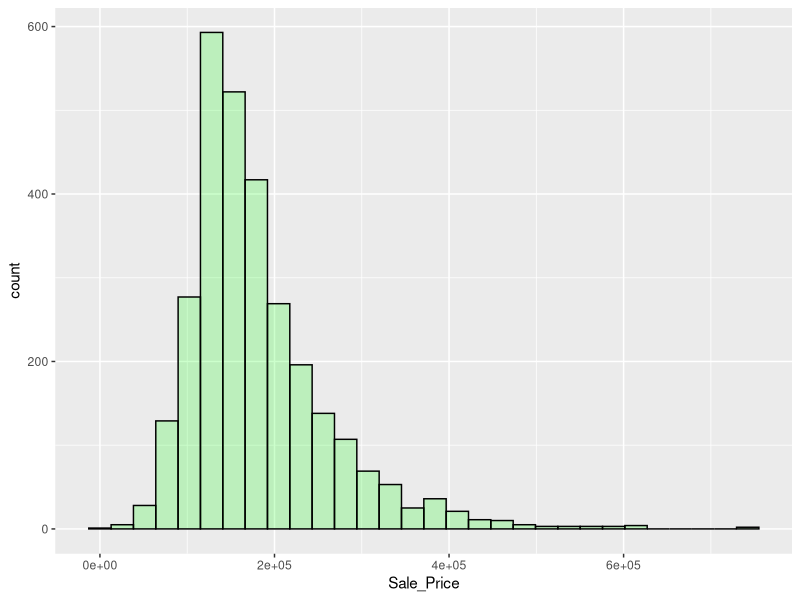
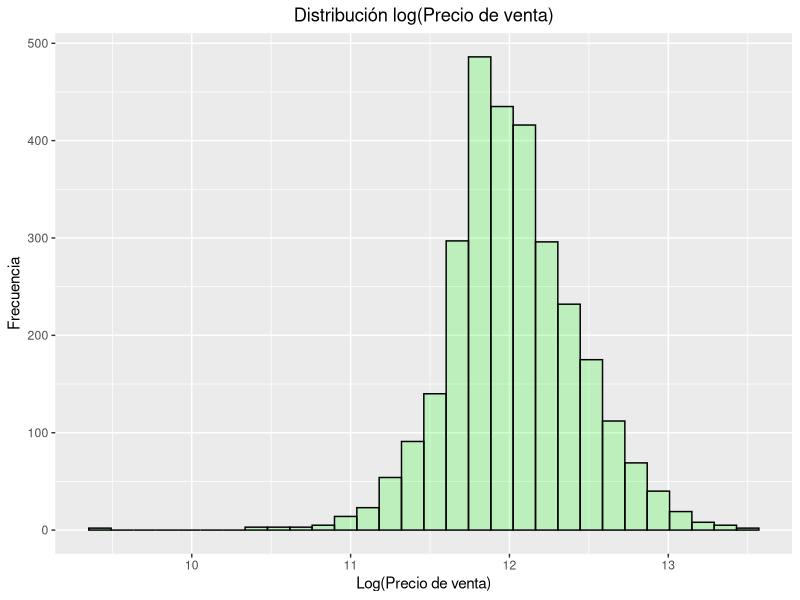
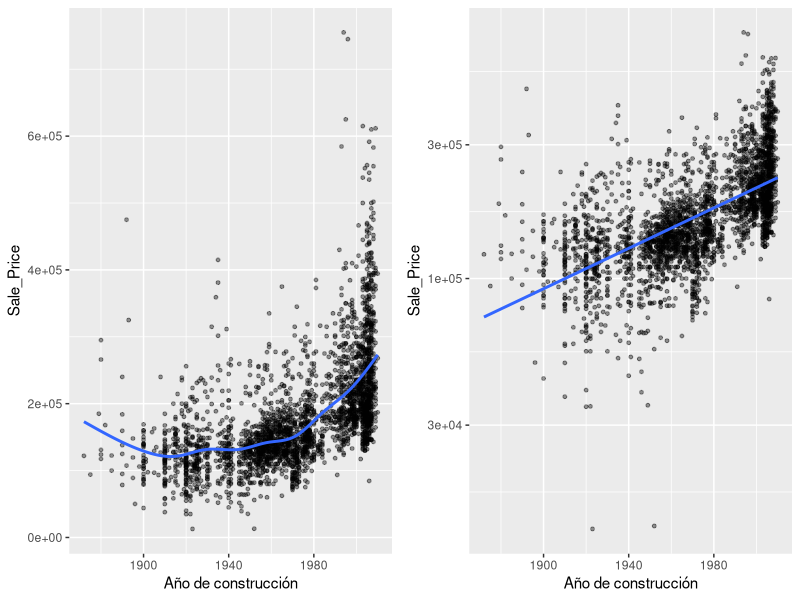
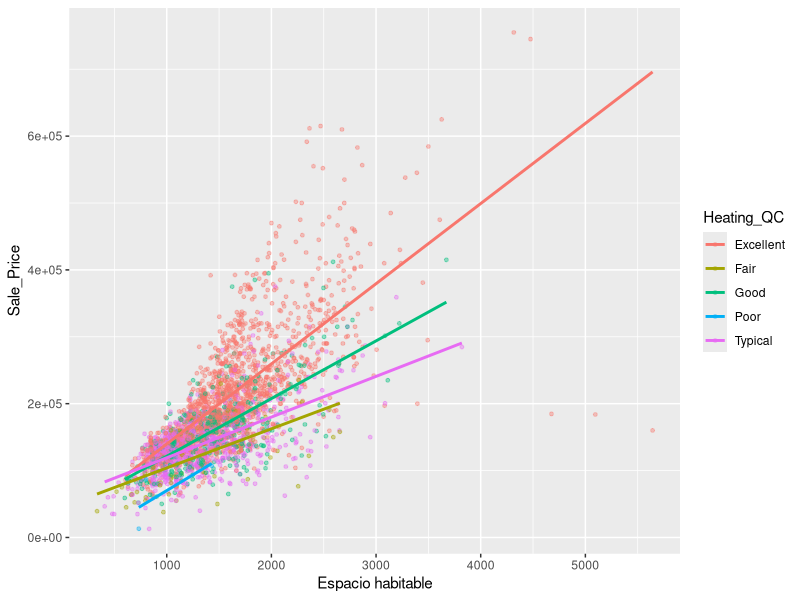
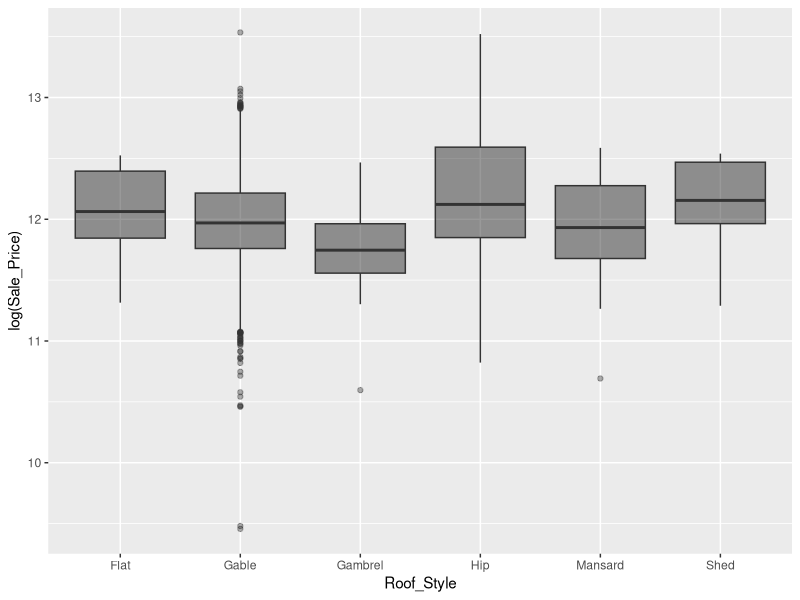

These charts were generated, in order, by the following R code: (Note: this script raises an error after producing the figures.)
## ---- chunk 1
knitr::opts_chunk$set(echo = TRUE)
## ---- chunk 2
rm(list=ls())				 #Limpia todos los objetos creados en R
graphics.off()			 #Limpia los gráficos
options(digits = 3)  #Dígitos después del punto para observar (décimas, centésimas,...)
set.seed(12345)      #Fijar semilla de aleatoriedad
# setwd("C:/Users/color/Downloads/Marketing/LAB2_IN5602") #Fijar directorio de preferencia
## ---- chunk 3
library(readr)     #Para leer CSV
library(glmnet)    #Para ajustar modelo lineal
library(corrplot)  #Para realizar correlogramas
library(dplyr)     #Para manipulación de datos
library(ggplot2)   #Para gráficos
library(caret)     #Para validar y entrenar los modelos
library(knitr) 
## ---- chunk 4
Casas <- read.csv("Casas.csv")
kable(Casas[1:5,1:9]) #kable crea una tabla head(Casas) sirve para visualiar la data
## ---- chunk 5

# Construimos un vector que esta formado por números de filas aleatoriamente
index <- sample(1:nrow(Casas), size= nrow(Casas)*0.7)
# Base de entrenamiento: del total de datos, tomamos las filas aletorizadas que tienen datos en index
train <- Casas[index, ]
# Anteponiendo el "-" escogemos las filas en de la base que no están en index 
test  <- Casas[-index, ]
## ---- chunk 6

ggplot(data=Casas)+ #Se define un gráfico con ggplot()
  aes(x=Sale_Price)+ #Solo le ingresamos el eje "x" para un histograma
  geom_histogram(col="black", fill="green", alpha = 0.2) # Se define la forma del gráfico. "col" pinta el contorno, "fill" el entorno y "alpha" entrega transparencia 
## ---- chunk 7

ggplot(data=Casas)+
  aes(x=log(Sale_Price))+
  geom_histogram(col="black", fill="green", alpha=0.2)+
  xlab("Log(Precio de venta)")+ #Etiqueta para el eje x
  ylab("Frecuencia")+ #Etiqueta para el eje y
  ggtitle("Distribución log(Precio de venta)")+ #Título del gráfico
  theme(plot.title = element_text(hjust = 0.5)) #centra el título en el gráfico. Lo ajusta en la posición horizontal (hjust = 0.5)
## ---- chunk 8
#R no siempre interpreta bien la naturaleza de las variables: Roof_Style y Heating_QC son factores, pero están como character(string)

#en train
train$Roof_Style=as.factor(train$Roof_Style)
train$Heating_QC=as.factor(train$Heating_QC)
#en test
test$Roof_Style=as.factor(test$Roof_Style)
test$Heating_QC=as.factor(test$Heating_QC)

## ---- chunk 9

library(gridExtra) #Para unir gráficas
g1 <- ggplot(Casas) +
  aes(x=Year_Built, y=Sale_Price) +
  geom_point(size=1, alpha=0.4) + #"size" aumenta el tamaño de los puntos, "alpha" da transparencia
  geom_smooth(se=FALSE) + #Agregamos un ajuste no lineal sobre los puntos. "se" integra errores estándares
  xlab("Año de construcción")


g2 <- ggplot(Casas) +
  aes(x=Year_Built, y=Sale_Price) +
  geom_point(size = 1, alpha = .4) + 
  geom_smooth(method = "lm", se = FALSE) + #Agregamos un ajuste lineal sobre los puntos.
  scale_y_log10() + # "scale_y_log10" transforma el eje "y" a logaritmo.
  xlab("Año de construcción") 

grid.arrange(g1, g2, nrow = 1) #une las  gráficas. 
## ---- chunk 10

ggplot(Casas) +
  aes(x=Gr_Liv_Area, y=Sale_Price, col=Heating_QC)+ #Se agrega una dimensión de colores "col".
  geom_point(size=1, alpha=0.4) +
  geom_smooth(se=FALSE, method="lm") +
  xlab("Espacio habitable") 

## ---- chunk 11

ggplot(Casas) +
  aes(x=Roof_Style, y=log(Sale_Price)) +
  geom_boxplot(alpha=0.4, fill="black") #cambiamos el tipo de gráfico

## ---- chunk 12

train.lm <- train(form = Sale_Price ~ Year_Built+Gr_Liv_Area+Roof_Style+Heating_QC, #Fórmula
  data = train, #Datos
  method = "lm", #Algoritmo 
  trControl = trainControl(method = "cv", number = 5) #Method = cross validation, number=10 (k-fold) 
)

test.lm  <- predict(train.lm , newdata=test) #Vector de datos predichos. Recibe una base de datos (newdata) y un modelo entrenado (train.lm)
error.lm <- test$Sale_Price-test.lm #Calcular los errores de predicción (dato real - dato estimado)

## ---- chunk 13

#Ejecutar MARS (Multivariate adaptive regression spline)
train.mars <- train(form = Sale_Price ~ Year_Built+Gr_Liv_Area+Roof_Style+Heating_QC, 
                    data=train, 
                    method="earth", #MARS
                    trControl = trainControl("cv", number=5),
                    preProcess = c("center","scale"), #Pre-procesa datos. "center" resta el promedio de las variables, "scale" las divide por la desviación estandar. Esto ayuda para el tratamiento de outliers.
                    tuneLength = 5 #Indica que pruebe diferentes valores por default para el parámetro principal
)
print(train.mars)
ggplot(train.mars)
test.mars  <- predict(train.mars, newdata=test) #Vector de datos predichos 
error.mars <- test$Sale_Price-test.mars #(dato real - dato estimado)
## ---- chunk 14

### Ejecutar KNN
train.knn <- train(Sale_Price ~ Year_Built+Gr_Liv_Area+Roof_Style+Heating_QC, 
                   data=train, method="knn",  
                   trControl = trainControl("cv", number=5),
                   preProcess = c("center","scale"),
                   tuneLength = 5 
)

print(train.knn)
ggplot(train.knn)
test.knn  <- predict(train.knn, newdata=test) 
error.knn <- test$Sale_Price-test.knn
## ---- chunk 15

### Ejecutar CART (Classification and Regression Trees)
train.cart <- train(Sale_Price ~ Year_Built+Gr_Liv_Area+Roof_Style+Heating_QC, 
                    data=train, method="rpart2",  
                    trControl = trainControl("cv", number=5),
                    preProcess = c("center","scale"),
                    tuneLength = 5
)
print(train.cart)
ggplot(train.cart)
test.cart  <- predict(train.cart, newdata=test)
error.cart <- test$Sale_Price-test.cart 
## ---- chunk 16

### Ejecutar Random Forest
train.randomf <- train(Sale_Price ~ Year_Built+Gr_Liv_Area+Roof_Style+Heating_QC, 
                       data=train, method="rf",  
                       trControl = trainControl("cv", number=5),
                       preProcess = c("center","scale"),
                       tuneLength = 5 
)
print(train.randomf)
ggplot(train.randomf)
test.randomf  <- predict(train.randomf, newdata=test) 
error.randomf <- test$Sale_Price-test.randomf
## ---- chunk 17

sales.test <- data.frame(lm=test.lm, mars=unname(test.mars),  knn=test.knn,  cart=test.cart,  rf=test.randomf, sales=test$Sale_Price)
error.test <- data.frame(lm=error.lm, mars=unname(error.mars), knn=error.knn, cart=error.cart, rf=error.randomf)

summary(abs(error.test))
summary(error.test)
boxplot(abs(subset(error.test, select=-lm))); title(main="ML models", sub="Forecasting Absolute Errors")
boxplot(subset(error.test, select=-lm)); title(main="ML models", sub="Forecasting Errors")

## ---- chunk 18
# Construcción de la sub-base

Casas <- Casas[,c("Sale_Price", "Street", "Lot_Shape", "Exter_Cond", "Central_Air", "Garage_Area", "Kitchen_Qual", "Year_Built", "Gr_Liv_Area", "Roof_Style", "Heating_QC")]

# Para evitar problemas pasamos los atributos de tipo
# categóricos a factores
for (col in colnames(Casas)){
  # Si no forma parte de los numéricos 
  if (!col %in% c("Garage_Area", "Gr_Liv_Area", "Year_Built")){
    Casas[[col]] <- as.factor(Casas[[col]])
  }
}

# Pasamos la variable dependiente (Sales Prices) a numerica
Casas$Sale_Price = as.numeric(Casas$Sale_Price)

# Tampoco tiene sentido el año numéricamente, pero son demasiados factores para analizarlo como tal. Por ende, vamos a transformar este atrbibuto a la distancia entre el último año en la base con la columna en cuestión, con lo que tendremos una diferencia de años que sí tiene sentido numéricamente para comparar
Casas$Year_Built <- max(Casas$Year_Built) - Casas$Year_Built

# Vemos las descripciones de los atributos
str(Casas)
## ---- chunk 19

# samples aleatorio
index <- sample(1:nrow(Casas), size= nrow(Casas)*0.7)

# entrenamiento 70%
train <- Casas[index, ]
# test 30%
test  <- Casas[-index, ]

## ---- chunk 20
#Corra 1 modelo de regresión lineal y 2 modelos de Machine Learning vistos en la clase con la base de datos reducida,  para predecir el precio de las casas.

train.lm <- train(form = Sale_Price ~ ., #Fórmula
  data = train, #Datos
  method = "lm", #Algoritmo 
  trControl = trainControl(method = "cv", number = 5) #Method = cross validation, number=10 (k-fold) 
)
print(train.lm)
test.lm  <- predict(train.lm, newdata=test) 
error.lm <- test$Sale_Price-test.lm

## ---- chunk 21

### Ejecutar KNN
train.knn <- train(Sale_Price ~ ., 
                   data=train, method="knn",  
                   trControl = trainControl("cv", number=5),
                   preProcess = c("center","scale"),
                   tuneLength = 5 
)

print(train.knn)
ggplot(train.knn)
test.knn  <- predict(train.knn, newdata=test) 
error.knn <- test$Sale_Price-test.knn
## ---- chunk 22
### Ejecutar Random Forest
train.randomf <- train(Sale_Price ~ Year_Built+Gr_Liv_Area+Roof_Style+Heating_QC, 
                       data=train, method="rf",  
                       trControl = trainControl("cv", number=5),
                       preProcess = c("center","scale"),
                       tuneLength = 5 
)
print(train.randomf)
ggplot(train.randomf)
test.randomf  <- predict(train.randomf, newdata=test) 
error.randomf <- test$Sale_Price-test.randomf

## ---- chunk 23
# Comparación de Modelos: Compare los modelos a través de métricas presentadas en el laboratorio. 
# ¿Cuál es el mejor modelo predictivo?

sales.test <- data.frame(lm=test.lm, knn=test.knn,  rf=test.randomf, sales=test$Sale_Price)
error.test <- data.frame(lm=error.lm, knn=error.knn, rf=error.randomf)

summary(abs(error.test))
summary(error.test)
boxplot(abs(subset(error.test))); title(main="ML models", sub="Forecasting Absolute Errors")
boxplot(subset(error.test)); title(main="ML models", sub="Forecasting Errors")

